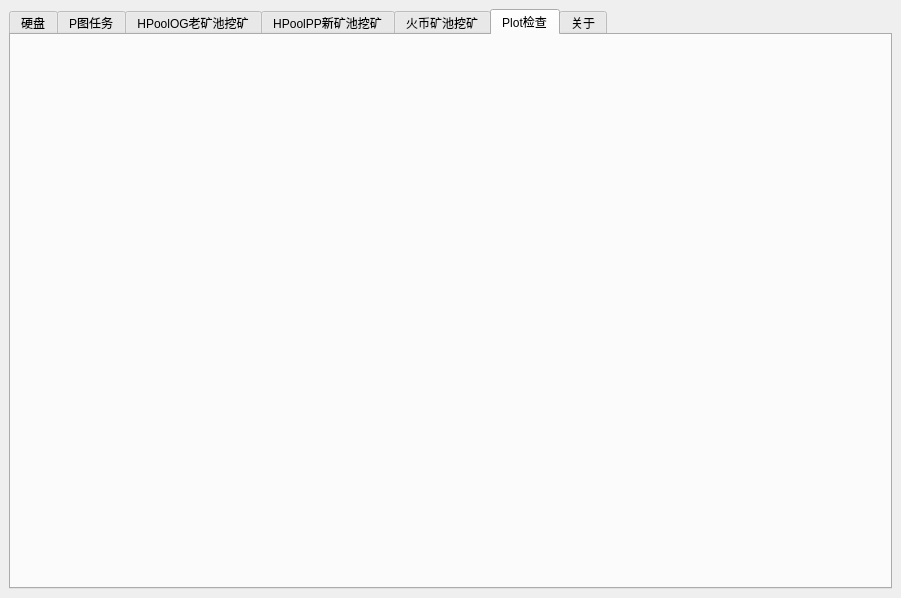
<?xml version="1.0" encoding="UTF-8"?>
<ui version="4.0">
 <class>MainWindow</class>
 <widget class="QMainWindow" name="MainWindow">
  <property name="geometry">
   <rect>
    <x>0</x>
    <y>0</y>
    <width>901</width>
    <height>598</height>
   </rect>
  </property>
  <property name="windowTitle">
   <string>ChiaTools</string>
  </property>
  <widget class="QWidget" name="centralwidget">
   <layout class="QVBoxLayout" name="verticalLayout">
    <item>
     <widget class="QTabWidget" name="tabWidget">
      <property name="currentIndex">
       <number>5</number>
      </property>
      <widget class="QWidget" name="tabFolders">
       <attribute name="title">
        <string>硬盘</string>
       </attribute>
       <layout class="QVBoxLayout" name="verticalLayout_2">
        <property name="leftMargin">
         <number>0</number>
        </property>
        <property name="topMargin">
         <number>0</number>
        </property>
        <property name="rightMargin">
         <number>0</number>
        </property>
        <property name="bottomMargin">
         <number>0</number>
        </property>
        <item>
         <widget class="FoldersWidget" name="tabFoldersWidget" native="true"/>
        </item>
       </layout>
      </widget>
      <widget class="QWidget" name="tabPlot">
       <attribute name="title">
        <string>P图任务</string>
       </attribute>
       <layout class="QVBoxLayout" name="verticalLayout_5">
        <property name="leftMargin">
         <number>0</number>
        </property>
        <property name="topMargin">
         <number>0</number>
        </property>
        <property name="rightMargin">
         <number>0</number>
        </property>
        <property name="bottomMargin">
         <number>0</number>
        </property>
        <item>
         <widget class="PlotWidget" name="tabPlotWidget" native="true"/>
        </item>
       </layout>
      </widget>
      <widget class="QWidget" name="tabHPoolOGMine">
       <attribute name="title">
        <string>HPoolOG老矿池挖矿</string>
       </attribute>
       <layout class="QVBoxLayout" name="verticalLayout_6">
        <property name="leftMargin">
         <number>0</number>
        </property>
        <property name="topMargin">
         <number>0</number>
        </property>
        <property name="rightMargin">
         <number>0</number>
        </property>
        <property name="bottomMargin">
         <number>0</number>
        </property>
        <item>
         <widget class="HPoolOGMineWidget" name="tabHPoolOGMineWidget" native="true"/>
        </item>
       </layout>
      </widget>
      <widget class="QWidget" name="tabHPoolPPMine">
       <attribute name="title">
        <string>HPoolPP新矿池挖矿</string>
       </attribute>
       <layout class="QVBoxLayout" name="verticalLayout_7">
        <property name="spacing">
         <number>0</number>
        </property>
        <property name="leftMargin">
         <number>0</number>
        </property>
        <property name="topMargin">
         <number>0</number>
        </property>
        <property name="rightMargin">
         <number>0</number>
        </property>
        <property name="bottomMargin">
         <number>0</number>
        </property>
        <item>
         <widget class="HPoolPPMineWidget" name="tabHPoolPPMineWidget" native="true"/>
        </item>
       </layout>
      </widget>
      <widget class="QWidget" name="tabHuobiPoolMine">
       <attribute name="title">
        <string>火币矿池挖矿</string>
       </attribute>
       <layout class="QVBoxLayout" name="verticalLayout_3">
        <property name="spacing">
         <number>0</number>
        </property>
        <property name="leftMargin">
         <number>0</number>
        </property>
        <property name="topMargin">
         <number>0</number>
        </property>
        <property name="rightMargin">
         <number>0</number>
        </property>
        <property name="bottomMargin">
         <number>0</number>
        </property>
        <item>
         <widget class="HuobiPoolMineWidget" name="tabHuobiPoolMineWidget" native="true"/>
        </item>
       </layout>
      </widget>
      <widget class="QWidget" name="tabPlotCheck">
       <attribute name="title">
        <string>Plot检查</string>
       </attribute>
       <layout class="QVBoxLayout" name="verticalLayout_8">
        <item>
         <widget class="PlotCheckWidget" name="tabPlotCheckWidget" native="true"/>
        </item>
       </layout>
      </widget>
      <widget class="QWidget" name="tabAbout">
       <attribute name="title">
        <string>关于</string>
       </attribute>
       <layout class="QVBoxLayout" name="verticalLayout_4">
        <property name="spacing">
         <number>0</number>
        </property>
        <property name="leftMargin">
         <number>0</number>
        </property>
        <property name="topMargin">
         <number>0</number>
        </property>
        <property name="rightMargin">
         <number>0</number>
        </property>
        <property name="bottomMargin">
         <number>0</number>
        </property>
        <item>
         <widget class="AboutWidget" name="tabAboutWidget" native="true"/>
        </item>
       </layout>
      </widget>
     </widget>
    </item>
   </layout>
  </widget>
 </widget>
 <customwidgets>
  <customwidget>
   <class>FoldersWidget</class>
   <extends>QWidget</extends>
   <header>widgets.FoldersWidget</header>
   <container>1</container>
  </customwidget>
  <customwidget>
   <class>PlotWidget</class>
   <extends>QWidget</extends>
   <header>widgets.PlotWidget</header>
   <container>1</container>
  </customwidget>
  <customwidget>
   <class>HPoolOGMineWidget</class>
   <extends>QWidget</extends>
   <header>widgets.HPoolOGMineWidget</header>
   <container>1</container>
  </customwidget>
  <customwidget>
   <class>HuobiPoolMineWidget</class>
   <extends>QWidget</extends>
   <header>widgets.HuobiPoolMineWidget</header>
   <container>1</container>
  </customwidget>
  <customwidget>
   <class>AboutWidget</class>
   <extends>QWidget</extends>
   <header>widgets.AboutWidget</header>
   <container>1</container>
  </customwidget>
  <customwidget>
   <class>HPoolPPMineWidget</class>
   <extends>QWidget</extends>
   <header>widgets.HPoolPPMineWidget</header>
   <container>1</container>
  </customwidget>
  <customwidget>
   <class>PlotCheckWidget</class>
   <extends>QWidget</extends>
   <header>widgets.PlotCheckWidget</header>
   <container>1</container>
  </customwidget>
 </customwidgets>
 <resources/>
 <connections/>
</ui>
